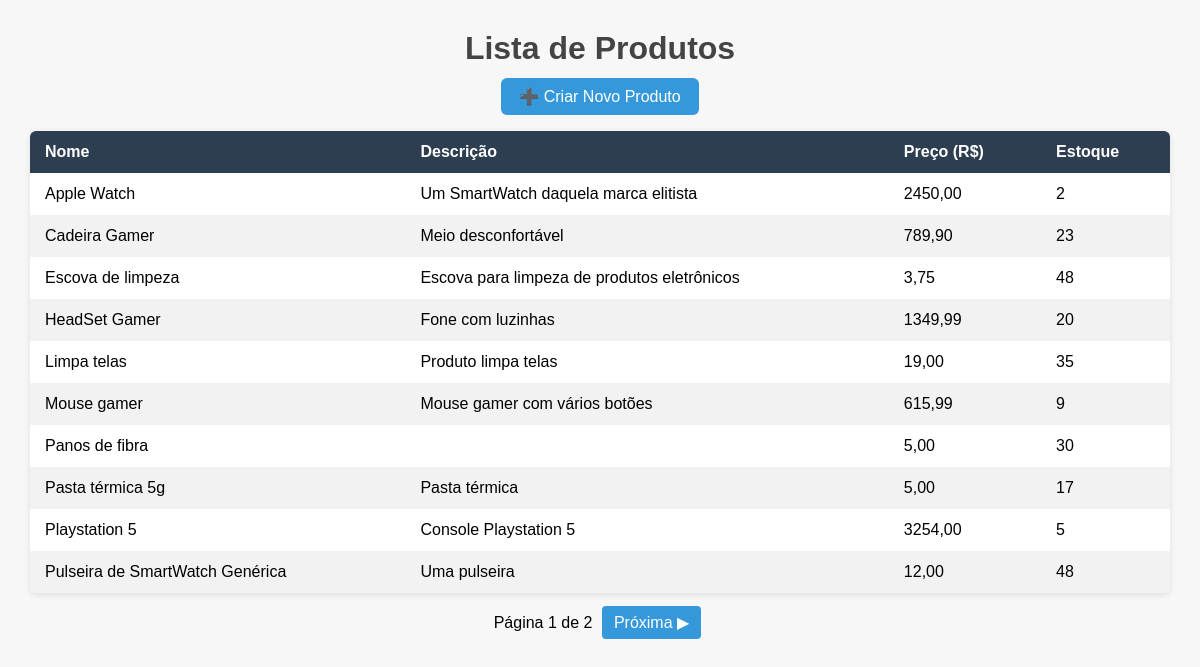
Page /products/list-view/ on the earlier database version.
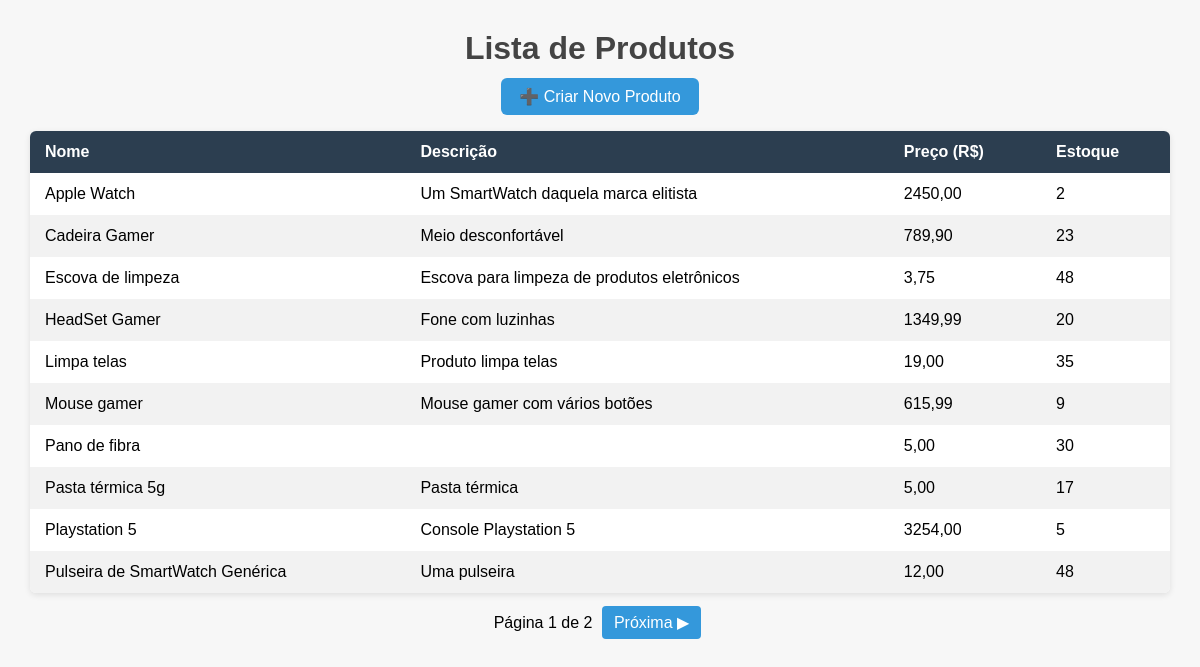
Same page on the later database version.
### products/models.py (models this page shows, shortened)
class Product(models.Model):
    category = models.ForeignKey(
        Category,
        related_name='products',
        on_delete=models.SET_NULL,
        null=True,
        blank=True
    )
    name = models.CharField(max_length=255)
    slug = models.SlugField(max_length=255, unique=True, blank=True)
    description = models.TextField(blank=True)
    price = models.DecimalField(max_digits=10, decimal_places=2)
    stock = models.IntegerField(default=0)
    is_available = models.BooleanField(default=True)
    created_at = models.DateTimeField(auto_now_add=True)
    updated_at = models.DateTimeField(auto_now=True)
    class Meta:
        verbose_name = "Produto"
        verbose_name_plural = "Produtos"
        ordering = ('-created_at',)

### products/views.py (the view)
# urls.py: path('list-view/', views.ProductListView.as_view(), name='product_list'),
class ProductListView(ListView):
    model = models.Product
    template_name = 'product_list.html'
    context_object_name = 'products'
    paginate_by = 10
    def get_queryset(self):
        return models.Product.objects.all().order_by('name')

### api_products/templates/product_list.html (shortened to what this page needs)
{% extends "_base.html" %}
{% block content %}
<h1>Lista de Produtos</h1>
<div style="text-align: center; margin-bottom: 25px;">
    <a href="{% url 'product_create' %}" style="
            background:#3498db;
            color:white;
            padding:10px 18px;
            text-decoration:none;
            border-radius:6px;
            font-size:16px;">
        ➕ Criar Novo Produto
    </a>
</div>
{% if products %}
<table>
    <thead>
        <tr>
            <th>Nome</th>
            <th>Descrição</th>
            <th>Preço (R$)</th>
            <th>Estoque</th>
        </tr>
    </thead>
    <tbody>
        {% for product in products %}
        <tr>
            <td>{{ product.name }}</td>
            <td>{{ product.description }}</td>
            <td>{{ product.price }}</td>
            <td>{{ product.stock }}</td>
        </tr>
        {% endfor %}
    </tbody>
</table>
{% else %}
<p style="text-align:center; color:#777;">Nenhum produto encontrado.</p>
{% endif %}
{% if is_paginated %}
<div class="pagination">
    <span>Página {{ page_obj.number }} de {{ page_obj.paginator.num_pages }}</span>
    {% if page_obj.has_next %}
    <a href="?page={{ page_obj.next_page_number }}">Próxima ▶</a>
    {% endif %}
</div>
{% endif %}
{% endblock %}

Differences in the rows shown:
changed Product: name "Panos de fibra" → "Pano de fibra"
